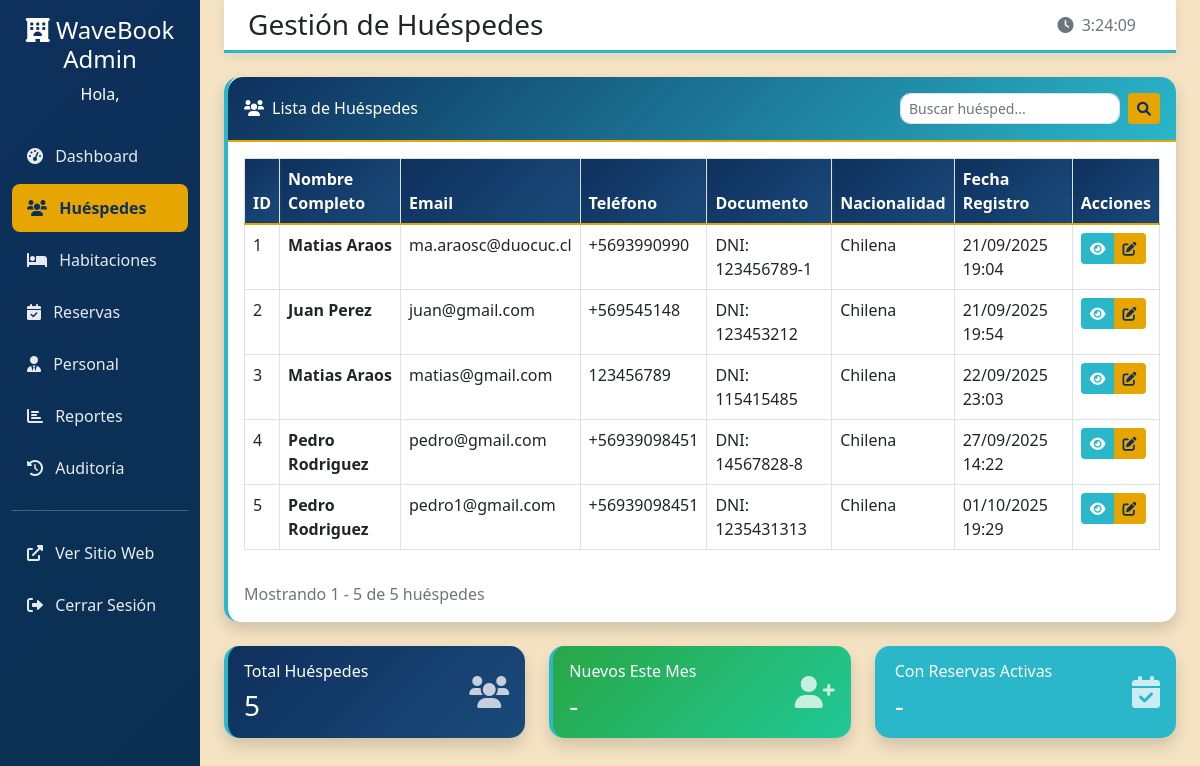
/hotel-admin/guests/ (signed in), run on the app's committed database.
### Hotel/models.py (models this page shows, shortened)
class Huesped(models.Model):
    TIPO_DOCUMENTO_CHOICES = [
        ("DNI", "DNI / rut"),
        ("PASAPORTE", "Pasaporte"),
    ]
    nombre = models.CharField(max_length=100)
    apellido = models.CharField(max_length=100)
    email = models.EmailField(unique=True, max_length=150)
    telefono = models.CharField(max_length=30, blank=True, null=True)
    documento_tipo = models.CharField(
        max_length=30, choices=TIPO_DOCUMENTO_CHOICES, null=True)
    documento_numero = models.CharField(
        max_length=50, unique=True, blank=True, null=True)
    fecha_nacimiento = models.DateField(blank=True, null=True)
    nacionalidad = models.CharField(max_length=100, blank=True, null=True)
    fecha_registro = models.DateTimeField(auto_now_add=True)
    password = models.CharField(max_length=255)

### Hotel/views.py (the view)
    def wrapper(request, *args, **kwargs):
        if not request.session.get('admin_id'):
            messages.error(request, "Acceso denegado. Inicia sesión como administrador.")
            return redirect('admin_login')
        return view_func(request, *args, **kwargs)

### Hotel/views.py (called while the page is built, shortened)
def admin_required(view_func):
    def wrapper(request, *args, **kwargs):
        if not request.session.get('admin_id'):
            messages.error(request, "Acceso denegado. Inicia sesión como administrador.")
            return redirect('admin_login')
        return view_func(request, *args, **kwargs)
    return wrapper

@admin_required
def admin_guests_list(request):
    search_query = request.GET.get('search', '')
    guests = Huesped.objects.all()
    paginator = Paginator(guests, 10)
    page_number = request.GET.get('page')
    page_obj = paginator.get_page(page_number)
    return render(request, "admin/guests_list.html", {
        'page_obj': page_obj,
        'search_query': search_query
    })

### Hotel/templates/admin/guests_list.html (shortened to what this page needs)
{% extends 'admin/base_admin.html' %}
{% block page_title %}Gestión de Huéspedes{% endblock %}
{% block content %}
<div class="row mb-4">
    <div class="col-lg-12">
        <div class="card shadow">
            <div class="card-header py-3 d-flex flex-row align-items-center justify-content-between"
                 style="background: linear-gradient(135deg, var(--azul-pacifico), var(--turquesa-coral)); color: white;">
                <h6 class="m-0 font-weight-bold" style="color: white;">
                    <i class="fas fa-users me-2"></i>Lista de Huéspedes
                </h6>
                <div class="d-flex gap-2">
                    <form method="get" class="d-flex">
                        <input type="text" name="search" class="form-control form-control-sm"
                               placeholder="Buscar huésped..." value="{{ search_query }}"
                               style="border: 1px solid var(--gris-perla);">
                        <button type="submit" class="btn btn-sm ms-2"
                                style="background-color: var(--oro-arena); border-color: var(--oro-arena); color: var(--azul-pacifico);">
                            <i class="fas fa-search"></i>
                        </button>
                    </form>
                </div>
            </div>
            <div class="card-body">
                {% if page_obj %}
                    <div class="table-responsive">
                        <table class="table table-bordered table-hover">
                            <thead class="table-light">
                                <tr>
                                    <th>ID</th>
                                    <th>Nombre Completo</th>
                                    <th>Email</th>
                                    <th>Teléfono</th>
                                    <th>Documento</th>
                                    <th>Nacionalidad</th>
                                    <th>Fecha Registro</th>
                                    <th>Acciones</th>
                                </tr>
                            </thead>
                            <tbody>
                                {% for guest in page_obj %}
                                <tr>
                                    <td>{{ guest.id }}</td>
                                    <td>
                                        <strong>{{ guest.nombre }} {{ guest.apellido }}</strong>
                                    </td>
                                    <td>{{ guest.email }}</td>
                                    <td>{{ guest.telefono|default:"-" }}</td>
                                    <td>
                                        {% if guest.documento_tipo and guest.documento_numero %}
                                            {{ guest.documento_tipo }}: {{ guest.documento_numero }}
                                        {% else %}
                                            -
                                        {% endif %}
                                    </td>
                                    <td>{{ guest.nacionalidad|default:"-" }}</td>
                                    <td>{{ guest.fecha_registro|date:"d/m/Y H:i" }}</td>
                                    <td>
                                        <div class="btn-group" role="group">
                                            <a href="{% url 'admin_guest_detail' guest.id %}"
                                               class="btn btn-sm" title="Ver detalles"
                                               style="background-color: var(--turquesa-coral); border-color: var(--turquesa-coral); color: white;">
                                                <i class="fas fa-eye"></i>
                                            </a>
                                            <button class="btn btn-sm" title="Editar" onclick="editGuest({{ guest.id }})"
                                                    style="background-color: var(--oro-arena); border-color: var(--oro-arena); color: var(--azul-pacifico);">
                                                <i class="fas fa-edit"></i>
                                            </button>
                                        </div>
                                    </td>
                                </tr>
                                {% endfor %}
                            </tbody>
                        </table>
                    </div>
                    <div class="mt-3 text-muted">
                        Mostrando {{ page_obj.start_index }} - {{ page_obj.end_index }} de {{ page_obj.paginator.count }} huéspedes
                    </div>
                {% else %}
                    <div class="text-center text-muted py-5">
                        <i class="fas fa-users fa-4x mb-3"></i>
                        <h5>No hay huéspedes registrados</h5>
                        <p>Los huéspedes aparecerán aquí cuando se registren en el sistema.</p>
                    </div>
                {% endif %}
            </div>
        </div>
    </div>
</div>
<div class="row">
    <div class="col-md-4">
        <div class="card bg-primary text-white shadow">
            <div class="card-body">
                <div class="d-flex justify-content-between align-items-center">
                    <div>
                        <h6 class="card-title">Total Huéspedes</h6>
                        <h3 class="mb-0">{{ page_obj.paginator.count|default:0 }}</h3>
                    </div>
                    <i class="fas fa-users fa-2x opacity-75"></i>
                </div>
            </div>
        </div>
    </div>
    <div class="col-md-4">
        <div class="card bg-success text-white shadow">
            <div class="card-body">
                <div class="d-flex justify-content-between align-items-center">
                    <div>
                        <h6 class="card-title">Nuevos Este Mes</h6>
                        <h3 class="mb-0">-</h3>
                    </div>
                    <i class="fas fa-user-plus fa-2x opacity-75"></i>
                </div>
            </div>
        </div>
    </div>
    <div class="col-md-4">
        <div class="card bg-info text-white shadow">
            <div class="card-body">
                <div class="d-flex justify-content-between align-items-center">
                    <div>
                        <h6 class="card-title">Con Reservas Activas</h6>
                        <h3 class="mb-0">-</h3>
                    </div>
                    <i class="fas fa-calendar-check fa-2x opacity-75"></i>
                </div>
            </div>
        </div>
    </div>
</div>
{% endblock %}

### Hotel/static/css/styles.css (style rules this page uses)
:root { --azul-pacifico: #0E305D; --turquesa-coral: #2AB7CA; --arena-suave: #F5E3C3; --oro-arena: #E6A500; --gris-perla: #E0E0E0; --blanco-puro: #FFFFFF; }

### Hotel/static/css/admin-styles.css (style rules this page uses)
:root { --azul-pacifico: #0E305D; --turquesa-coral: #2AB7CA; --arena-suave: #F5E3C3; --oro-arena: #E6A500; --gris-perla: #E0E0E0; --blanco-puro: #FFFFFF; }
.card { border: none; border-radius: 15px; box-shadow: 0 8px 20px rgba(14, 48, 93, 0.1); border-left: 4px solid var(--turquesa-coral); }
.card-header { background: linear-gradient(135deg, var(--azul-pacifico) 0%, #1a4a7a 100%); color: var(--blanco-puro); border-radius: 15px 15px 0 0 !important; border-bottom: 2px solid var(--oro-arena); }
.table th { background: linear-gradient(135deg, var(--azul-pacifico) 0%, #1a4a7a 100%); color: var(--blanco-puro); font-weight: 600; border-top: none; border-bottom: 2px solid var(--oro-arena); }
.bg-primary { background: linear-gradient(135deg, var(--azul-pacifico) 0%, #1a4a7a 100%) !important; }
.bg-success { background: linear-gradient(135deg, #28a745 0%, #20c997 100%) !important; }
.bg-info { background: var(--turquesa-coral) !important; }
.form-control { border: 2px solid var(--gris-perla); border-radius: 10px; transition: all 0.3s ease; }

### data on the page
Huesped: id "1", nombre "Matias", apellido "Araos", email "ma.araosc@duocuc.cl", telefono "+5693990990", documento_tipo "DNI", documento_numero "123456789-1", nacionalidad "Chilena", fecha_registro "21/09/2025 19:04"
Huesped: id "2", nombre "Juan", apellido "Perez", email "juan@gmail.com", telefono "+569545148", documento_tipo "DNI", documento_numero "123453212", nacionalidad "Chilena", fecha_registro "21/09/2025 19:54"
Huesped: id "3", nombre "Matias", apellido "Araos", email "matias@gmail.com", telefono "123456789", documento_tipo "DNI", documento_numero "115415485", nacionalidad "Chilena", fecha_registro "22/09/2025 23:03"
Huesped: id "4", nombre "Pedro", apellido "Rodriguez", email "pedro@gmail.com", telefono "+56939098451", documento_tipo "DNI", documento_numero "14567828-8", nacionalidad "Chilena", fecha_registro "27/09/2025 14:22"
Huesped: id "5", nombre "Pedro", apellido "Rodriguez", email "pedro1@gmail.com", telefono "+56939098451", documento_tipo "DNI", documento_numero "1235431313", nacionalidad "Chilena", fecha_registro "01/10/2025 19:29"

### other printed values
{{ page_obj.start_index }} "1"
{{ page_obj.end_index }} "5"
{{ page_obj.paginator.count }} "5"
{{ page_obj.paginator.count|default:0 }} "5"
